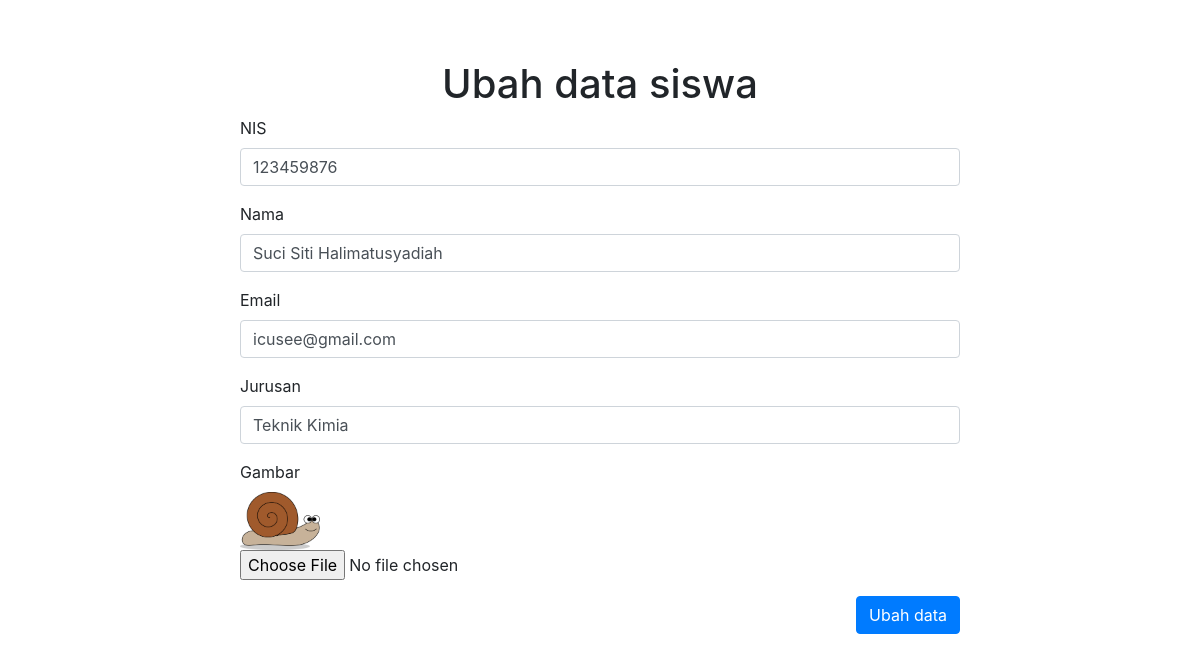
The page /coding/ubah.php?id=4 (signed in) on the database its author committed.
### tables this page shows
CREATE TABLE `siswa` (
  `id` int(11) NOT NULL,
  `nis` char(9) NOT NULL,
  `nama` varchar(100) NOT NULL,
  `email` varchar(100) NOT NULL,
  `jurusan` varchar(50) NOT NULL,
  `gambar` varchar(50) NOT NULL
);

### coding/functions.php (called while the page is built, shortened)
<?php
	$con = mysqli_connect("localhost", "root", "", "db_phpdasar");
	function query($query){
		global $con;
		$result = mysqli_query($con, $query);
		$rows = [];
		while ($row = mysqli_fetch_assoc($result)) {
			$rows[] = $row;
		}
		return $rows;
	}
 ?>

### coding/ubah.php (the view, shortened to what this page needs)
<?php
	require 'functions.php';
    $id = $_GET["id"];
    $sis = query("SELECT * FROM siswa WHERE id=$id")[0];
 ?>
<!DOCTYPE html>
<html>
<head>
    <link rel="stylesheet" type="text/css" href="../css/bootstrap.css">
</head>
<body>
    <h1 align="center">Ubah data siswa</h1>
    <form action="" method="post" enctype="multipart/form-data">
            <div class="form-group">
                <label for="nis">NIS</label>
                <input type="text" name="nis" class="form-control" id="nis" required value="<?= $sis["nis"]; ?>">
            </div>
            <div class="form-group">
                <label for="nama">Nama</label>
                <input type="text" name="nama" class="form-control" id="nama" required value="<?= $sis["nama"]; ?>">
            </div>
            <div class="form-group">
                <label for="email">Email</label>
                <input type="text" name="email" class="form-control" id="email" required value="<?= $sis["email"]; ?>">
            </div>
            <div class="form-group">
                <label for="jurusan">Jurusan</label>
                <input type="text" name="jurusan" class="form-control" id="jurusan" required value="<?= $sis["jurusan"]; ?>">
            </div>
            <div class="form-group">
                <label for="gambar">Gambar</label><br>
                <img src="img/<?= $sis['gambar']?>" width="80"><br>
                <input type="file" class="form-control-file" id="gambar" name="gambar">
            </div>
            <div class="bot">
                <button type="submit" class="btn btn-primary" name="submit" >Ubah data</button>
            </div>
</form>
</body>
</html>

### coding/ubah.php (style rules this page uses)
body { margin-top: 5%; margin-left: 20%; margin-right: 20%; }
.bot { float: right; }

### rows shown on the page
siswa: nis "123459876", nama "Suci Siti Halimatusyadiah", email "icusee@gmail.com", jurusan "Teknik Kimia", gambar (picture)
